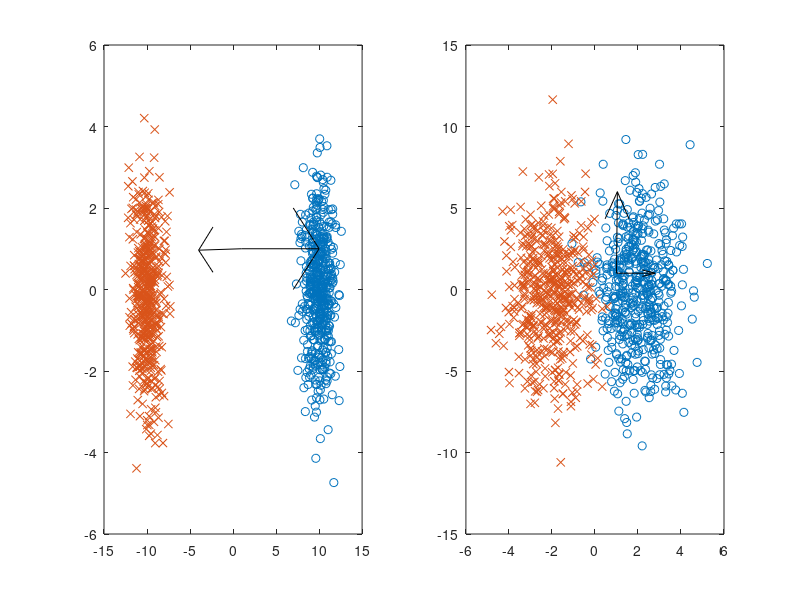

MATLAB code to generate this figure:
clear;clc;
alpha = [10,2];
sigma = [2,10];
for i = 1:2
miu = [alpha(i);0];
gamma = [1,0;0,sigma(i)];
x1 = mvnrnd(miu,gamma,500);
x2 = mvnrnd(-miu,gamma,500);
subplot(1,2,i);
plot(x1(:,1),x1(:,2),'o');
hold on;
plot(x2(:,1),x2(:,2),'x');
hold on;
x = [x1;x2];

%% PCA
covariance = cov(x,1);
[eigenV,eigenD] = eig(covariance);
quiver(eigenV(1,2),eigenV(2,2),5,'black');

%% LDA
w = inv(2*gamma) * (2*miu);
quiver(w(1),w(2),'black');
end